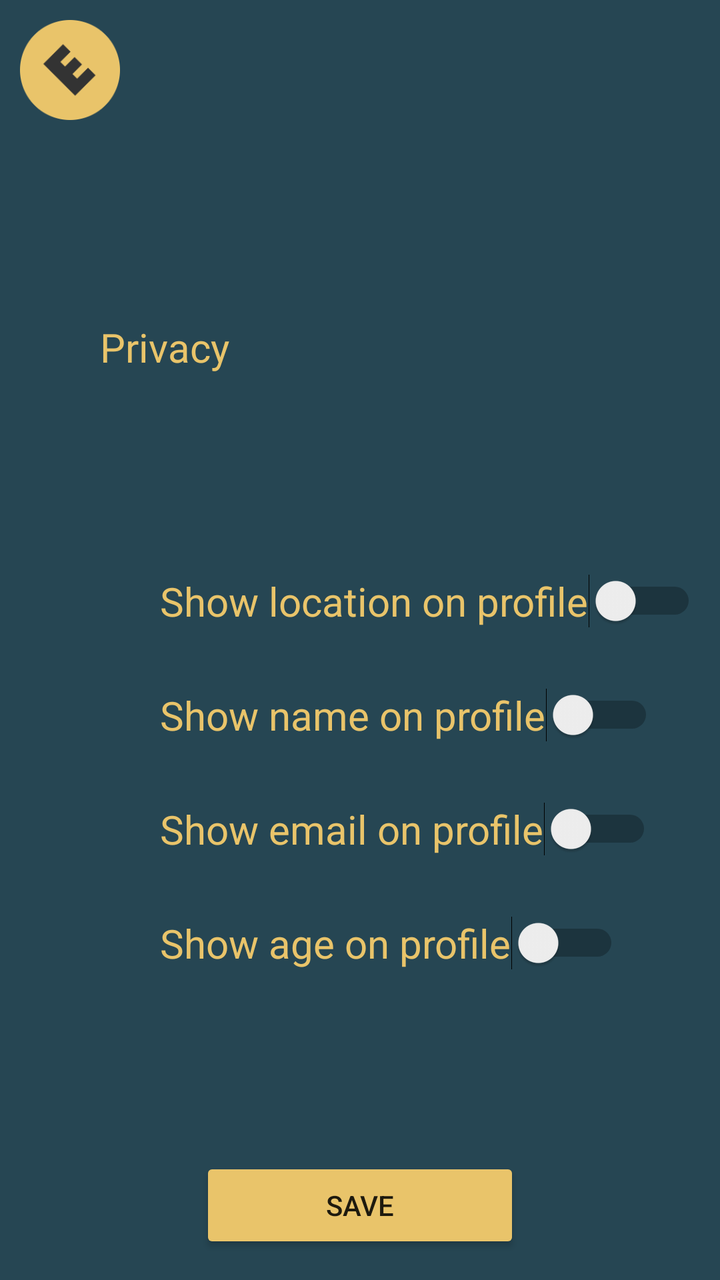
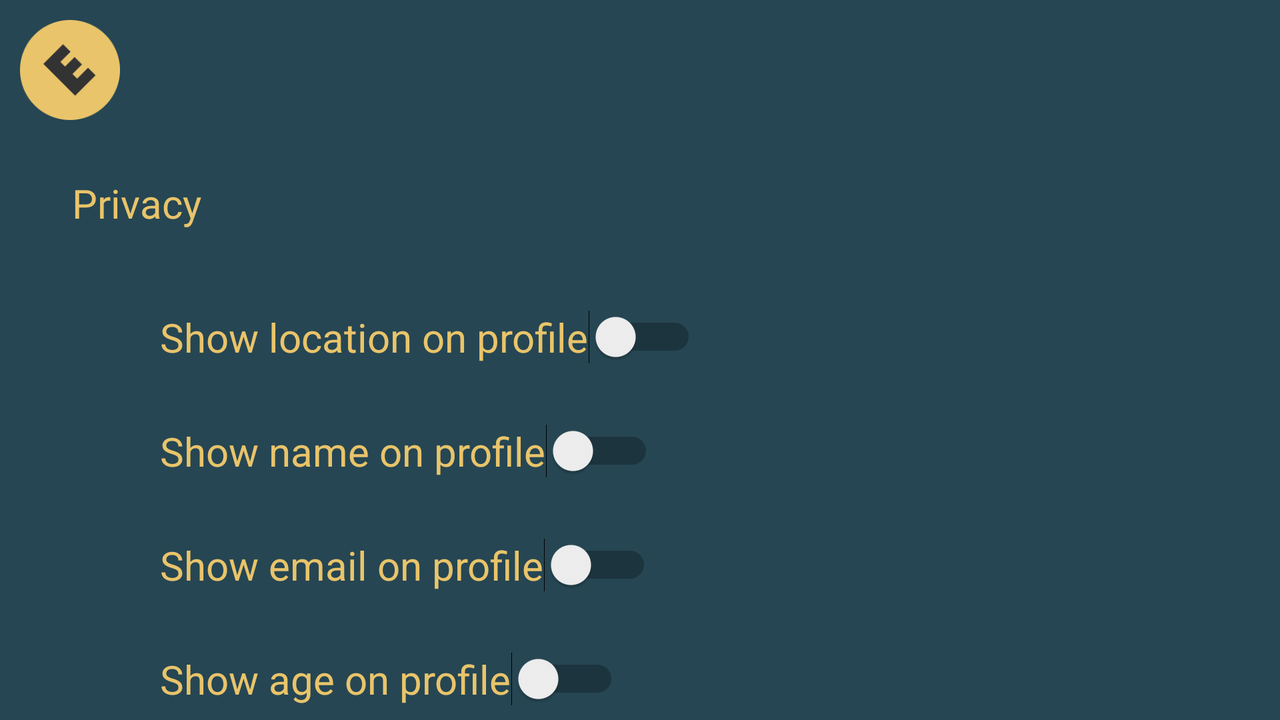

Two renders of one Android screen. The first uses the default layout on a phone; the second uses the alternative layout the repository ships for a different screen configuration, on a matching device. The two XML files are below.
<!-- AndroidManifest.xml: application theme Theme.EventHunt -->
<!-- res/layout/fragment_settings.xml -->
<?xml version="1.0" encoding="utf-8"?>
<androidx.constraintlayout.widget.ConstraintLayout xmlns:android="http://schemas.android.com/apk/res/android"
    android:layout_width="match_parent"
    android:layout_height="match_parent"
    xmlns:tools="http://schemas.android.com/tools"
    android:background="@color/blue"
    tools:context=".view.ui.settings.SettingsFragment"
    xmlns:app="http://schemas.android.com/apk/res-auto">

    <ImageView
        android:id="@+id/imageView_CreateEventLogo"
        android:layout_width="50dip"
        android:layout_height="50dip"
        android:layout_marginStart="10dp"
        android:layout_marginTop="10dp"
        app:layout_constraintStart_toStartOf="parent"
        app:layout_constraintTop_toTopOf="parent"
        app:srcCompat="@drawable/logo" />

    <Switch
        android:id="@+id/switchLocation"
        android:layout_width="wrap_content"
        android:layout_height="wrap_content"
        android:text="Show location on profile"
        android:textColor="@color/yellow"
        android:textSize="20sp"
        android:layout_marginTop="100dp"
        android:layout_marginStart="80dp"
        app:layout_constraintTop_toBottomOf="@+id/textViewPrivacy"
        app:layout_constraintStart_toStartOf="parent"
         />

    <Switch
        android:id="@+id/switchName"
        android:layout_width="wrap_content"
        android:layout_height="wrap_content"
        android:text="Show name on profile"
        android:textColor="@color/yellow"
        android:textSize="20sp"
        android:layout_marginTop="30dp"
        android:layout_marginStart="80dp"
        app:layout_constraintTop_toBottomOf="@+id/switchLocation"
        app:layout_constraintStart_toStartOf="parent"
        />

    <Switch
        android:id="@+id/switchEmail"
        android:layout_width="wrap_content"
        android:layout_height="wrap_content"
        android:text="Show email on profile"
        android:textColor="@color/yellow"
        android:textSize="20sp"
        android:layout_marginTop="30dp"
        android:layout_marginStart="80dp"
        app:layout_constraintTop_toBottomOf="@+id/switchName"
        app:layout_constraintStart_toStartOf="parent"
        />

    <Switch
        android:id="@+id/switchAge"
        android:layout_width="wrap_content"
        android:layout_height="wrap_content"
        android:text="Show age on profile"
        android:textColor="@color/yellow"
        android:textSize="20sp"
        android:layout_marginTop="30dp"
        android:layout_marginStart="80dp"
        app:layout_constraintTop_toBottomOf="@+id/switchEmail"
        app:layout_constraintStart_toStartOf="parent"
        />

    <TextView
        android:id="@+id/textViewPrivacy"
        android:layout_width="wrap_content"
        android:layout_height="wrap_content"
        android:layout_marginStart="50dp"
        android:layout_marginTop="100dp"
        android:fontFamily="@font/archivo_black"
        android:text="Privacy"
        android:textColor="@color/yellow"
        android:textSize="20sp"
        app:layout_constraintStart_toStartOf="parent"
        app:layout_constraintTop_toBottomOf="@+id/imageView_CreateEventLogo"
         />

    <Button
        android:id="@+id/buttonSave"
        android:layout_width="fill_parent"
        android:layout_height="wrap_content"
        android:backgroundTint="@color/yellow"
        android:text="Save"
        android:layout_marginStart="100dp"
        android:layout_marginEnd="100dp"
        android:layout_marginTop="80dp"
        app:layout_constraintEnd_toEndOf="parent"
        app:layout_constraintStart_toStartOf="parent"
        app:layout_constraintBottom_toBottomOf="parent"
        app:layout_constraintTop_toBottomOf="@+id/switchAge" />


</androidx.constraintlayout.widget.ConstraintLayout>
<!-- resources referenced by this layout -->
<resources>
  <color name="blue">#264653</color>
  <color name="yellow">#E9C46A</color>
  <!-- drawable logo: png bitmap (drawable, 2596 bytes) -->
  <style name="Theme.EventHunt" parent="Theme.AppCompat.Light.DarkActionBar">
          
          <item name="colorPrimary">@color/yellow</item>
          <item name="colorPrimaryDark">@color/blue</item>
          <item name="colorAccent">@color/orange</item>
          
      </style>
  <color name="orange">#e76f51</color>
</resources>
<!-- res/layout-land/fragment_settings.xml (the repository's variant of the layout above) -->
<!-- drawn on the phone turned sideways -->
<?xml version="1.0" encoding="utf-8"?>
<androidx.constraintlayout.widget.ConstraintLayout xmlns:android="http://schemas.android.com/apk/res/android"
    android:layout_width="match_parent"
    android:layout_height="match_parent"
    android:id="@+id/constraintLayout"
    xmlns:tools="http://schemas.android.com/tools"
    android:background="@color/blue"
    tools:context=".view.ui.settings.SettingsFragment"
    xmlns:app="http://schemas.android.com/apk/res-auto">

    <ImageView
        android:id="@+id/imageView_CreateEventLogo"
        android:layout_width="50dip"
        android:layout_height="50dip"
        android:layout_marginStart="10dp"
        android:layout_marginTop="10dp"
        app:layout_constraintStart_toStartOf="parent"
        app:layout_constraintTop_toTopOf="parent"
        app:srcCompat="@drawable/logo" />

    <Switch
        android:id="@+id/switchLocation"
        android:layout_width="wrap_content"
        android:layout_height="wrap_content"
        android:layout_marginStart="80dp"
        android:layout_marginTop="40dp"
        android:text="Show location on profile"
        android:textColor="@color/yellow"
        android:textSize="20sp"
        app:layout_constraintStart_toStartOf="parent"
        app:layout_constraintTop_toBottomOf="@+id/textViewPrivacy" />

    <Switch
        android:id="@+id/switchName"
        android:layout_width="wrap_content"
        android:layout_height="wrap_content"
        android:text="Show name on profile"
        android:textColor="@color/yellow"
        android:textSize="20sp"
        android:layout_marginTop="30dp"
        android:layout_marginStart="80dp"
        app:layout_constraintTop_toBottomOf="@+id/switchLocation"
        app:layout_constraintStart_toStartOf="parent"
        />

    <Switch
        android:id="@+id/switchEmail"
        android:layout_width="wrap_content"
        android:layout_height="wrap_content"
        android:text="Show email on profile"
        android:textColor="@color/yellow"
        android:textSize="20sp"
        android:layout_marginTop="30dp"
        android:layout_marginStart="80dp"
        app:layout_constraintTop_toBottomOf="@+id/switchName"
        app:layout_constraintStart_toStartOf="parent"
        />

    <Switch
        android:id="@+id/switchAge"
        android:layout_width="wrap_content"
        android:layout_height="wrap_content"
        android:text="Show age on profile"
        android:textColor="@color/yellow"
        android:textSize="20sp"
        android:layout_marginTop="30dp"
        android:layout_marginStart="80dp"
        app:layout_constraintTop_toBottomOf="@+id/switchEmail"
        app:layout_constraintStart_toStartOf="parent"
        />


    <TextView
        android:id="@+id/textViewPrivacy"
        android:layout_width="wrap_content"
        android:layout_height="wrap_content"
        android:layout_marginStart="36dp"
        android:layout_marginTop="28dp"
        android:fontFamily="@font/archivo_black"
        android:text="Privacy"
        android:textColor="@color/yellow"
        android:textSize="20sp"
        app:layout_constraintStart_toStartOf="parent"
        app:layout_constraintTop_toBottomOf="@+id/imageView_CreateEventLogo" />

    















</androidx.constraintlayout.widget.ConstraintLayout>
